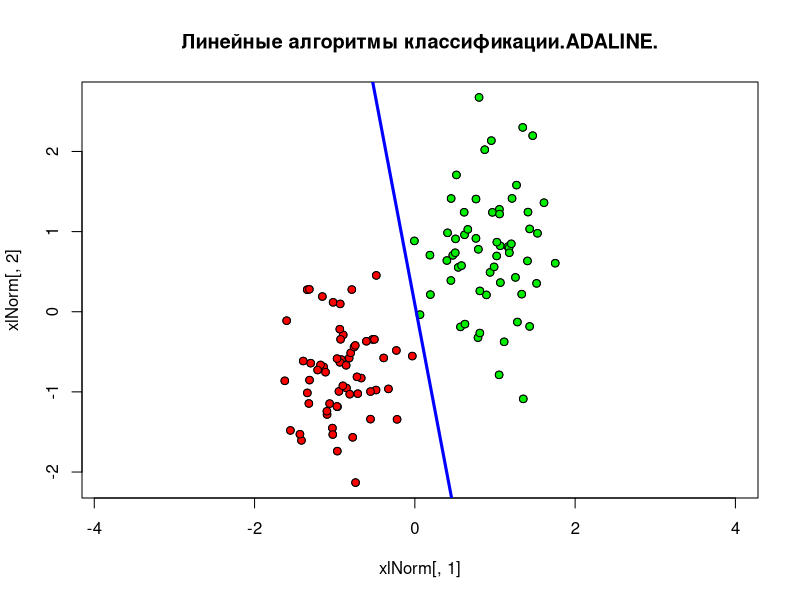

The R script that drew this image:

lossQuad <- function(x)
{
  return ((x-1)^2)
} 

#нормализация начальных данных
trainingSampleNormalization <- function(xl) {
  n <- dim(xl)[2] - 1
  for (i in 1:n) {
    xl[, i] <- (xl[, i] - mean(xl[, i])) / sd(xl[, i])
  }
  return(xl)
}

# Добавление колонки из -1 для w0
trainingSamplePrepare <- function(xl) {
  l <- dim(xl)[1]
  n <- dim(xl)[2] - 1
  xl <- cbind(xl[, 1:n], seq(from = -1, to = -1, length.out = l), xl[, n + 1])
}

# применяем метод стохастического градиента
sg <- function(xl, eta = 0.2, lambda = 1/60) {
  l <- dim(xl)[1]
  n <- dim(xl)[2] - 1
  
  # стандартная инициализация весов w
  w <- c(1/2, 1/2, 1/2)
  
  iterCount <- 0
  # определяем Q
  Q <- 0
  for (i in 1:l) {
    wx <- sum(w * xl[i, 1:n])
    margin <- wx * xl[i, n + 1]
    Q <- Q + lossQuad(margin)
  }
  repeat {
    
    margins <- array(dim = l)
    for (i in 1:l)
    {
      xi <- xl[i, 1:n]
      yi <- xl[i, n + 1]
      margins[i] <- crossprod(w, xi) * yi ##находим отступ
    }
    
    errorIndexes <- which(margins <= 0) ##инициализируем объекты, на которых выполняется ошибка
    
    if (length(errorIndexes) > 0)
    {
      # случайным образом выбираем индекс из объектов ошибки
      i <- sample(1:l, 1)
      iterCount <- iterCount + 1
      xi <- xl[i, 1:n]
      yi <- xl[i, n + 1]
      
      wx <- crossprod(w, xi)
      margin <- wx * yi
      ex <- lossQuad(margin)
      w <- w - eta * (wx - yi) * xi ##расчитываем градиентный шаг для итерации
      
      Qprev <- Q
      Q <- (1 - lambda) * Q + lambda * ex ##обновляем Q
      
    } else
    {
      break
    }
  }
  return(w) 
}

test <- function(ObjectsCountofEachClass) {
  library(MASS)
  sigma <- matrix(c(3,0,0,7),2,2)
  
  xy1 <- mvrnorm (ObjectsCountofEachClass,c(1,1),sigma)
  xy2 <- mvrnorm (ObjectsCountofEachClass,c(9,7),sigma)
  
  xl <- rbind(cbind(xy1, 1), cbind(xy2, -1))
  print(xl);
  
  xlNorm <- trainingSampleNormalization(xl)
  xlNorm <- trainingSamplePrepare(xlNorm)
  
  colors <- c("green2", "red")
  plot(xlNorm[, 1], xlNorm[, 2], pch = 21, asp = 1, main="Линейные алгоритмы классификации.ADALINE.")
  
  for (i in 1:dim(xlNorm)[1]) {
    points(xlNorm[i, 1], xlNorm[i, 2], pch = 21, bg = colors[ifelse((xl[i, 3] < 0), 1, 2)], asp = 1)
  }
  w <- sg(xlNorm)
  print(w)
  
  abline(a = w[3] / w[2], b = -w[1] / w[2], lwd = 3, col = "blue")
  
  
}


test(60)